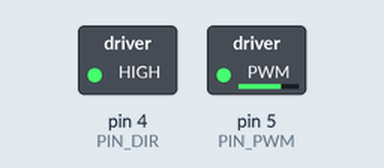
Simulated run of this sketch. Board: Arduino Nano, built with avr-gcc and run on an emulated ATmega328P. Shown: switched loads named in the sketch (green lamp = pin HIGH).

Above: at 0.05 s.
At 1.55 s:
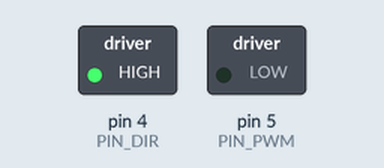
At 2.7 s:
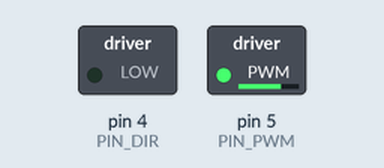
At 5.35 s:
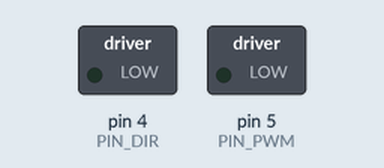
Timing chart, 0 to 7.0 s (numbered marks = the images above):
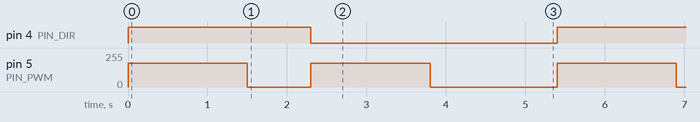

Measured:
- by itself, pin 4 (PIN_DIR): alternates HIGH for 2.3 s and LOW for 3.1 s
- by itself, pin 5 (PIN_PWM): repeats every 5.4 s: 0/255 0.80 s, 180/255 1.5 s, 0/255 1.6 s, 180/255 1.5 s

The sketch:

ifx9201sg_motor_driver.ino
```cpp
/*
  LazyDragon IFX9201SG motor driver breakout
  Simple, modular PWM + DIR driver for an Arduino Nano (or any Arduino).

  The IFX9201SG is a 6 A H-bridge. On this breakout it is wired for PWM/DIR
  control and the DIS enable is tied to GND, so the bridge is always enabled:
    DIR : direction      (HIGH = forward, LOW = reverse)
    PWM : speed / duty   (analogWrite 0..255); PWM = 0 lets the motor freewheel

  IFX9201SG output truth table (PWM/DIR mode):
    DIR = 1, PWM > 0  ->  forward
    DIR = 0, PWM > 0  ->  reverse
    PWM = 0           ->  freewheel / coast
  There is no active short-brake in this mode, so brake() stops by freewheeling.

  --------------------------------------------------------------------------
  HOW TO REUSE
    Copy the CONFIG and DRIVER FUNCTIONS below into your own sketch, call
    motorBegin() in setup(), then use the motor*() calls in your loop.
    Delete the EXAMPLE block at the bottom.
  --------------------------------------------------------------------------
*/

// ------------------------------- CONFIG ------------------------------------
#define PIN_DIR   4        // H1 "DIR"  -> any digital pin
#define PIN_PWM   5        // H1 "PWM"  -> any PWM-capable pin (3,5,6,9,10,11)
#define PWM_MAX   255      // analogWrite range on AVR (8-bit)

// --------------------------- DRIVER FUNCTIONS ------------------------------

// Freewheel / coast: stop driving and let the motor spin down (PWM = 0).
void motorCoast() {
  analogWrite(PIN_PWM, 0);
}

// Stop the motor. The IFX9201SG in PWM/DIR mode has no active short-brake, so
// this behaves like motorCoast() (freewheel). Kept for a familiar API.
void motorBrake() {
  motorCoast();
}

// Spin forward at the given duty (0..255).
void motorForward(uint8_t speed) {
  digitalWrite(PIN_DIR, HIGH);
  analogWrite(PIN_PWM, speed);
}

// Spin reverse at the given duty (0..255).
void motorReverse(uint8_t speed) {
  digitalWrite(PIN_DIR, LOW);
  analogWrite(PIN_PWM, speed);
}

// Signed drive, like a typical motor library: +255 = full forward, 0 = coast,
// -255 = full reverse.
void motorDrive(int speed) {
  if (speed >  PWM_MAX) speed =  PWM_MAX;
  if (speed < -PWM_MAX) speed = -PWM_MAX;

  if (speed > 0)      motorForward((uint8_t) speed);
  else if (speed < 0) motorReverse((uint8_t)(-speed));
  else                motorCoast();
}

// Configure the driver pins. Call once from setup().
void motorBegin() {
  pinMode(PIN_DIR, OUTPUT);
  pinMode(PIN_PWM, OUTPUT);
  motorCoast();
}

// ------------------------------- EXAMPLE -----------------------------------
// Ready-to-flash demo. Remove this block to paste the driver into your code.

void setup() {
  motorBegin();
}

void loop() {
  motorForward(180);  delay(1500);   // forward
  motorCoast();       delay(800);    // let it roll
  motorReverse(180);  delay(1500);   // reverse
  motorBrake();       delay(800);    // stop (freewheel)
  motorDrive(0);      delay(800);    // signed API, 0 = stop
}
```
